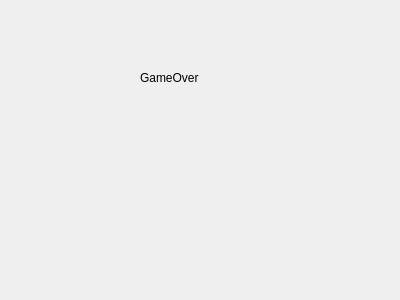
<?xml version="1.0" encoding="UTF-8"?>
<ui version="4.0">
 <class>gameover</class>
 <widget class="QWidget" name="gameover">
  <property name="geometry">
   <rect>
    <x>0</x>
    <y>0</y>
    <width>400</width>
    <height>300</height>
   </rect>
  </property>
  <property name="windowTitle">
   <string>Form</string>
  </property>
  <widget class="QLabel" name="label">
   <property name="geometry">
    <rect>
     <x>140</x>
     <y>70</y>
     <width>71</width>
     <height>16</height>
    </rect>
   </property>
   <property name="text">
    <string>&lt;html&gt;&lt;head/&gt;&lt;body&gt;&lt;p&gt;GameOver&lt;/p&gt;&lt;/body&gt;&lt;/html&gt;</string>
   </property>
  </widget>
 </widget>
 <resources/>
 <connections/>
</ui>
